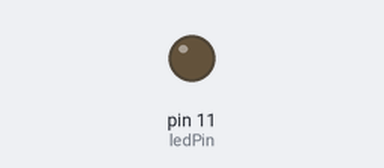
This sketch was run on a simulated Arduino Uno, built with avr-gcc and run on an emulated ATmega328P. On the bench: output pins drawn as LEDs (lit = HIGH).

Above: at 0.15 s.
At 39.84 s:
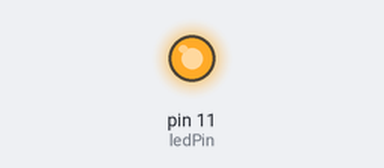
Timing chart, 0 to 40.0 s (numbered marks = the images above):
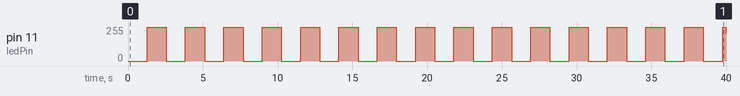

The sketch:

AUTO_PWM.ino
```cpp
//automatic pwm
const int ledPin = 11;

void setup() {
  pinMode(ledPin, OUTPUT);
}

void loop() {
  for (int i = 0; i <= 255; i++) {
    analogWrite(ledPin, i);
    delay(5);
  }

  for (int i = 255; i >= 0; i--) {
    analogWrite(ledPin, i);
    delay(5);
  }
}
```

Measured:
- by itself, pin 11 (ledPin): 0/255 → 255/255 at 1.3 s, → 0/255 1.3 s later, → 255/255 1.3 s later, → 0/255 1.3 s later, … (32 changes in this stretch)
